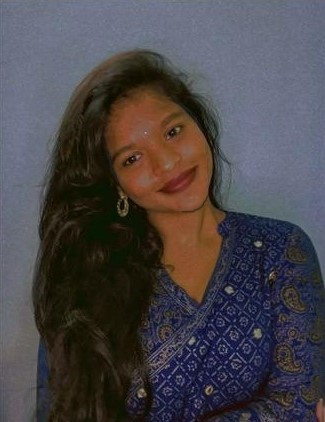
%> input picture face.jpeg, 325 x 422 px
$ octave --eval "edges;"   (GNU Octave 9; MATLAB toolbox functions it lacks are replaced by stand-ins)
%> lines starting %> are read from the running program, lines starting %| are printed output that depends on the picture; in (x1, y1, x2, y2) boxes, pixels count from 0 and x2, y2 are one past the last pixel; in counts of white or black regions, pixels touching at a corner belong together; the program's own positions count from 1
function edges()
    xg = imread(".\face.jpeg");
%> xg is the input picture: size 422x325x3 uint8; mean R, G, B 73.7, 69.4, 73.5

    [row ,col,dim]= size(xg)
%> row = 422; col = 325; dim = 3
    if dim >1
        xg0 =rgb2gray(xg);
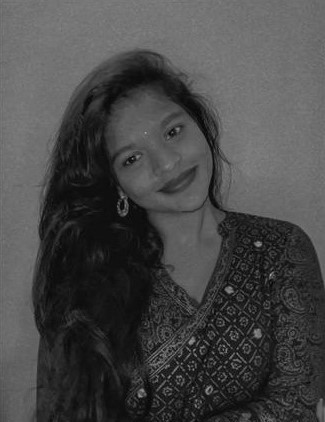
%> xg0: size 422x325 uint8; min 2, max 166, mean 71.2
    else
        xg0 =xg;
    end
    xg1 = edge(xg0,'sobel');
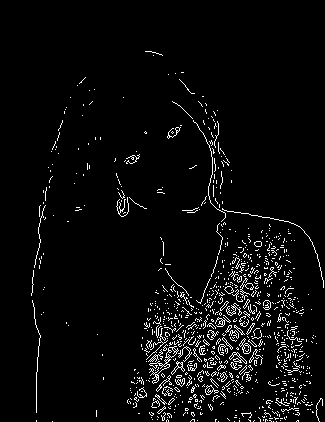
%> xg1: size 422x325 logical; 4.3% white in thin lines or dots, all inside (x1, y1, x2, y2) = (31, 51, 324, 422)
    xg2 = edge(xg0,'canny');
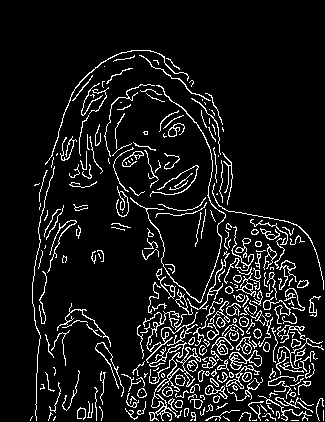
%> xg2: size 422x325 logical; 9% white in thin lines or dots, all inside (x1, y1, x2, y2) = (30, 50, 324, 421)
    xg3 = edge(xg0,'roberts');
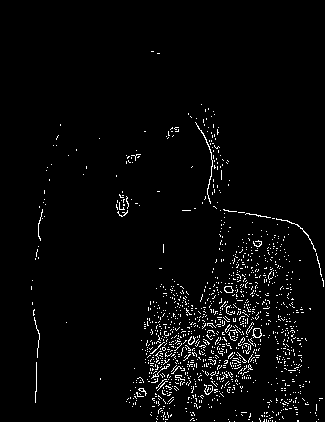
%> xg3: size 422x325 logical; 3% white in thin lines or dots, all inside (x1, y1, x2, y2) = (31, 51, 324, 422)
    xg4 = edge(xg0,'log');
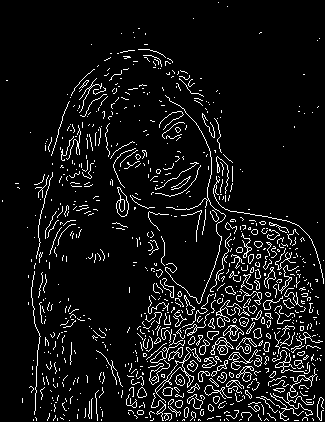
%> xg4: size 422x325 logical; 7.6% white in thin lines or dots
    xg5 = edge(xg0,'zerocross');
    xg6 = edge(xg0,'Prewitt');
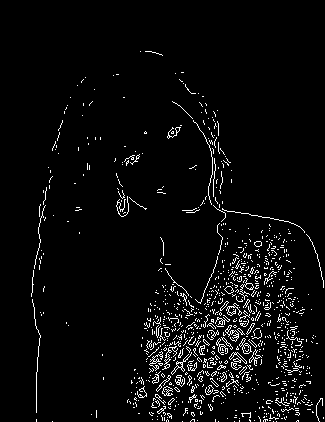
%> xg6: size 422x325 logical; 4.3% white in thin lines or dots, all inside (x1, y1, x2, y2) = (31, 51, 324, 422)

    figure(1),
    subplot(2,4,1),imshow(xg) , title('original')
    subplot(2,4,3),imshow(xg1),title('sobel')
    subplot(2,4,4),imshow(xg2),title('canny')
    subplot(2,4,8),imshow(xg3),title('roberts ')
    subplot(2,4,5),imshow(xg4),title('log')
    subplot(2,4,6),imshow(xg5),title('zerocross')
    subplot(2,4,7),imshow(xg6),title('Prewitt ')
    subplot(2,4,2),imshow(xg0),title('Gray ')

end
